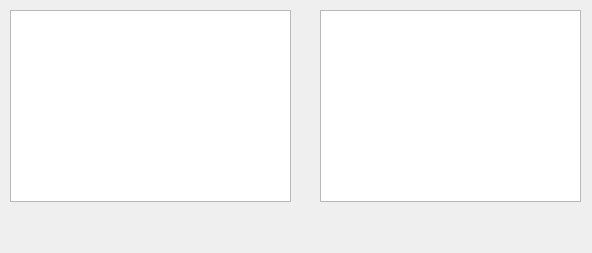
<?xml version="1.0" encoding="UTF-8"?>
<ui version="4.0">
 <class>graphTraversals</class>
 <widget class="QWidget" name="graphTraversals">
  <property name="geometry">
   <rect>
    <x>0</x>
    <y>0</y>
    <width>592</width>
    <height>253</height>
   </rect>
  </property>
  <property name="windowTitle">
   <string>Form</string>
  </property>
  <widget class="QListWidget" name="listWidget">
   <property name="geometry">
    <rect>
     <x>320</x>
     <y>10</y>
     <width>261</width>
     <height>192</height>
    </rect>
   </property>
  </widget>
  <widget class="QListWidget" name="listWidget_2">
   <property name="geometry">
    <rect>
     <x>10</x>
     <y>10</y>
     <width>281</width>
     <height>192</height>
    </rect>
   </property>
  </widget>
 </widget>
 <resources/>
 <connections/>
</ui>
